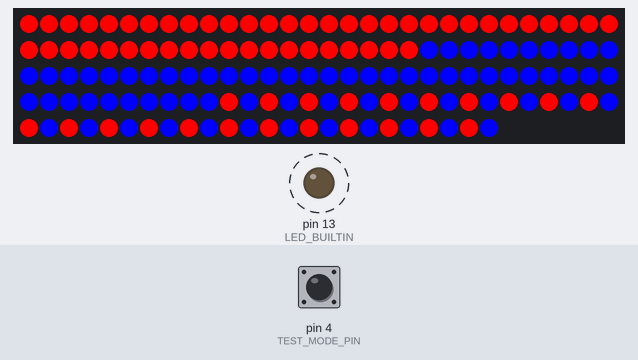
The program below on a simulated Arduino Uno, built with avr-gcc and run on an emulated ATmega328P. Shown: 144 RGB LEDs in strip order, left to right, continuing on the next row, output pins drawn as LEDs (lit = HIGH). Dashed ring = blinking. The test bench sets the inputs (shaded band); at power-on: pin 4 (TEST_MODE_PIN) HIGH. The local clock reads 2024-03-15 10:24:30 at power-on unless the program sets it; what the program prints to the serial monitor is not drawn.

Above: at 1.8 s.
1.9 s: pin 4 (TEST_MODE_PIN) pulled LOW for 0.6 s
Timing chart, 0 to 10.0 s (numbered marks = the images above; inputs shaded):
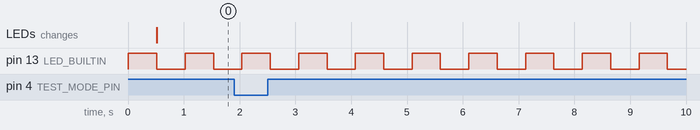

Measured:
- by itself, pin 13 (LED_BUILTIN): alternates HIGH for 0.51 s and LOW for 0.51 s

The program:

main.cpp
```cpp
#include "main.h"
#include <FastLED.h>
#include <RTClib.h>

// WS2812 LED stuff
#define PIN 6
#define NUM_LEDS 144

// Real time clock stuff
RTC_DS3231 rtc;
// The pin that is connected to SQW
#define CLOCK_INTERRUPT_PIN 2

// Test mode pin - connect to GND to activate test mode
#define TEST_MODE_PIN 4

CRGB leds[NUM_LEDS];

void setup()
{
  // Init internal LED
  pinMode(LED_BUILTIN, OUTPUT);

  // Init test mode pin with internal pullup
  pinMode(TEST_MODE_PIN, INPUT_PULLUP);

  // Init the RTC
  if (!rtc.begin())
  {
    Serial.println("Couldn't find RTC!");
    Serial.flush();
    while (1)
      delay(10);
  }

  if (rtc.lostPower())
  {
    // This will adjust to the date and time at compilation
    rtc.adjust(DateTime(F(__DATE__), F(__TIME__)));
  }

  // We don't need the 32K Pin, so disable it
  rtc.disable32K();

  // Init the LED strip
  FastLED.addLeds<WS2812, PIN, GRB>(leds, NUM_LEDS);
  FastLED.clear();
  FastLED.show();

  // Init serial monitor
  Serial.begin(115200);
  Serial.println("------------------------");
}

void loop()
{
  // Toggle internal LED to see the loop is running...
  digitalWrite(LED_BUILTIN, !digitalRead(LED_BUILTIN));

  // Check if test mode is active (pin connected to GND)
  bool testMode = (digitalRead(TEST_MODE_PIN) == LOW);

  // Print current time
  char date[10] = "hh:mm:ss";
  auto now = rtc.now();
  now.toString(date);
  Serial.println(date);

  if (testMode)
  {
    Serial.println("TEST MODE ACTIVE");
  }

  Serial.println("------------------------");
  delay(500); // To get each second

  // Get the current hour
  int currentHour = now.hour();

  // Check if we are between 8:00 and 18:00 OR in test mode
  if (testMode || (currentHour >= 8 && currentHour < 18))
  {
    // Inside time frame or test mode active

    // LEDs 0-49: red
    fill_solid(&leds[0], 50, CRGB::Red);

    // LEDs 50-99: blue
    fill_solid(&leds[50], 50, CRGB::Blue);

    // LEDs 100-143: alternating red and blue
    for (int i = 100; i < NUM_LEDS; i++)
    {
      if ((i - 100) % 2 == 0)
      {
        leds[i] = CRGB::Red;
      }
      else
      {
        leds[i] = CRGB::Blue;
      }
    }

    FastLED.show();
    Serial.println("Light up the LEDs...");
  }
  else
  {
    // Outside time frame
    FastLED.clear();
    FastLED.show();
    Serial.println("Turn off the LEDs...");
  }
}
```

main.h
```cpp
#include <Arduino.h>
```
